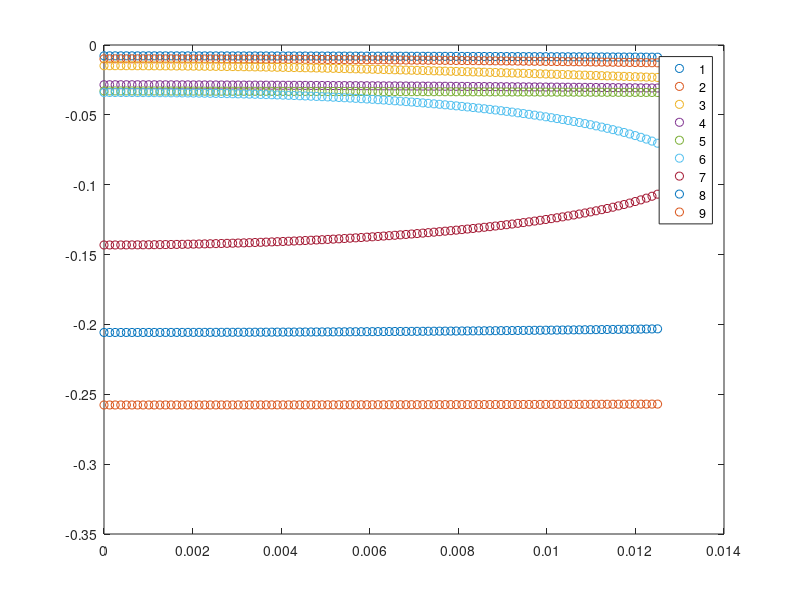
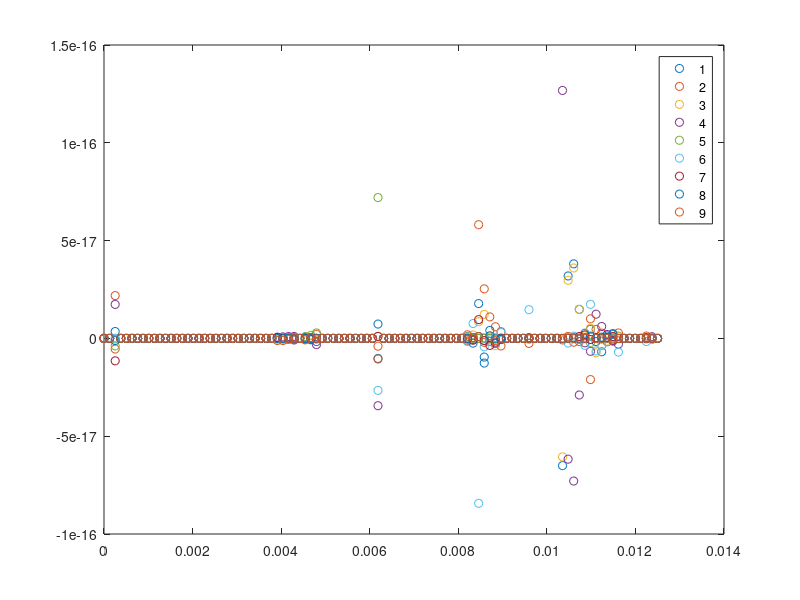

MATLAB code for these plots, in order:
clc
clear
    rint=2.5e-3;
    Aint=1;
    Aend=41;
    Num=5;
    A=linspace(Aint,Aend,Num);
    a=A.*rint;
    h=(Aend-Aint)/(Num-1);
    
    NBB=100;
    BB=linspace(0,5,NBB);%k2域
for op=1:NBB
    B=BB(op);%循环写k2，暂时先放一个数
    
    sc1=deg2rad(20.9);
    sc2=deg2rad(32.76);
    sc=deg2rad(29); %倾角
    charL=0.825e-3;
    beta=0.136;
    g=9.8;

    nu=(2/9)*(charL/beta)*sqrt(g)*(sin(sc)/sqrt(cos(sc)))*((tan(sc2)-tan(sc))/(tan(sc)-tan(sc1)));

    %Gam=0.05877; %Big Gamma
    q0=3.5e-6;%Q/2pi
    uint=2*q0/rint^2;
    
    gammastar=(tan(sc2)-tan(sc))/(tan(sc)-tan(sc1));
    gamma=(beta/charL)*(g*cos(sc))^(1/2);
    %暂时用参数化表达hs与us
    hs=(q0*gammastar./(gamma.*a)).^(2/5);
    us=(gamma/gammastar).*hs.^(3/2);%gammastar是文章里的gamma
    Frlocal=us./(g.*hs.*cos(sc)).^(1/2);
    Hs=hs./rint;
    Us=us./uint;
    
    Res=uint*(rint)^(1/2)/nu;
    Fr=uint/(g*cos(sc)*rint)^(1/2);
    
    eta=(tan(sc2)-tan(sc1))/gammastar;
    %eta=0;
    %G=gammastar.*(Hs.^(3/2))./Us;
    G=gammastar;
    Gamp=(G./((1+G).^2)).*(tan(sc2)-tan(sc1));
    
    % 便捷计算代号
    C=5/4; %Velocity profile shape coeff.
    F=(1/Fr)^2;
    Y=Gamp;%Bed stress coeff.
    R=Res;
    X2=1/cos(sc);
    
    %各项系数
    L1=(Us./h)+(Us./A);
    L2=-Us./h;
    L3=(Hs./h)+(Hs./A);
    L4=-Hs./h;
    L5=1i.*B.*X2.*Hs./A;
    L6=(F/h)-(3/2).*Y.*F./Hs;
    L7=-F/h;
    L8=-(1/(R*h^2)).*(Hs).^(1/2);
    L9=((C/h).*Us+(2./A).*Us+(2/(R*h^2)).*(Hs.^(1/2))+(1/R).*((B.*X2).^2).*(1./A.^2).*Hs.^(1/2)+Gamp.*F./Us);
    %L9=((C/h).*Us+(2/(R*h^2)).*(Hs.^(1/2))+(1/R).*((B.*X2).^2).*(1./A.^2).*Hs.^(1/2)+Gamp.*F./Us);
    L10=-(C/h).*Us-(1/(R*h^2)).*Hs.^(1/2);
    L11=1i.*B.*X2.*Us./A;
    %L11=[0 0 0 0 0];
    L12=1i.*F.*B.*X2./A;
    L13=-(1/(R*h^2)).*Hs.^(1/2);
    L14=(Us./h)+((2/(R*h^2)).*Hs.^(1/2))+(1/R).*((B.*X2).^2).*(1./A.^2).*Hs.^(1/2)+eta.*F./Us;
    L15=-Us./h-(1/(R*h^2)).*Hs.^(1/2);
    
    %初始化特征矩阵
    MAT=zeros((Num-2)*3);
    
    %暂时手填
    MAT(1,1)=L1(1,2);
    MAT(1,2)=L3(1,2);
    MAT(1,3)=L5(1,2);
    
    MAT(2,1)=L6(1,2);
    MAT(2,2)=L9(1,2);
    MAT(2,3)=L11(1,2);
    MAT(2,5)=L8(1,2);
    
    MAT(3,1)=L12(1,2);
    MAT(3,3)=L14(1,2);
    MAT(3,6)=L13(1,2);
    
    MAT(4,1)=L2(1,3);
    MAT(4,2)=L4(1,3);
    MAT(4,4)=L1(1,3);
    MAT(4,5)=L3(1,3);
    MAT(4,6)=L5(1,3);
    
    MAT(5,1)=L7;
    MAT(5,2)=L10(1,3);
    MAT(5,4)=L6(1,3);
    MAT(5,5)=L9(1,3);
    MAT(5,6)=L11(1,3);
    MAT(5,8)=L8(1,3);
    
    MAT(6,3)=L15(1,3);
    MAT(6,4)=L12(1,3);
    MAT(6,6)=L14(1,3);
    MAT(6,9)=L13(1,3);
    
    MAT(7,4)=L2(1,4);
    MAT(7,5)=L4(1,4);
    MAT(7,7)=L1(1,4);
    MAT(7,8)=L3(1,4);
    MAT(7,9)=L5(1,4);
    
    MAT(8,4)=L7;
    MAT(8,5)=L10(1,4);
    MAT(8,7)=L6(1,4);
    MAT(8,8)=L8(1,4)+L9(1,4);
    MAT(8,9)=L11(1,4);
    
    MAT(9,6)=L15(1,4);
    MAT(9,7)=L12(1,4);
    MAT(9,9)=L13(1,4)+L14(1,4);
    
    
    RHS=1i.*eye((Num-2)*3);
    
    [V,D]=eig(MAT,RHS);
    
    REE=diag(D);
    RE=REE.';
    
    WW(1,op)=RE(1,1);
    WW(2,op)=RE(1,2);
    WW(3,op)=RE(1,3);
    WW(4,op)=RE(1,4);
    WW(5,op)=RE(1,5);
    WW(6,op)=RE(1,6);
    WW(7,op)=RE(1,7);
    WW(8,op)=RE(1,8);
    WW(9,op)=RE(1,9);
    
end

% 获取矩阵的大小
[m, n] = size(WW);
% 初始化排序后的复矩阵
SWW = zeros(m, n);
% 逐列排序
for col = 1:n
    % 提取当前列的虚部
    imag_parts = imag(WW(:, col));
    % 获取排序后的索引
    [~, sorted_indices] = sort(imag_parts);
    % 根据排序后的索引重新排列当前列
    SWW(:, col) = WW(sorted_indices, col);
end
figure()
plot(BB.*rint,imag(SWW(9,:)),'o')
hold on
plot(BB.*rint,imag(SWW(8,:)),'o')
hold on
plot(BB.*rint,imag(SWW(7,:)),'o')
hold on
plot(BB.*rint,imag(SWW(6,:)),'o')
hold on
plot(BB.*rint,imag(SWW(5,:)),'o')
hold on
plot(BB.*rint,imag(SWW(4,:)),'o')
hold on
plot(BB.*rint,imag(SWW(3,:)),'o')
hold on
plot(BB.*rint,imag(SWW(2,:)),'o')
hold on
plot(BB.*rint,imag(SWW(1,:)),'o')
hold on
legend('1','2','3','4','5','6','7','8','9')


figure()
plot(BB.*rint,real(SWW(9,:)),'o')
hold on
plot(BB.*rint,real(SWW(8,:)),'o')
hold on
plot(BB.*rint,real(SWW(7,:)),'o')
hold on
plot(BB.*rint,real(SWW(6,:)),'o')
hold on
plot(BB.*rint,real(SWW(5,:)),'o')
hold on
plot(BB.*rint,real(SWW(4,:)),'o')
hold on
plot(BB.*rint,real(SWW(3,:)),'o')
hold on
plot(BB.*rint,real(SWW(2,:)),'o')
hold on
plot(BB.*rint,real(SWW(1,:)),'o')
hold on
legend('1','2','3','4','5','6','7','8','9')
    
% figure()
% plot(BB.*rint,imag(WW(9,:)),'o')
% hold on
% plot(BB.*rint,imag(WW(8,:)),'o')
% hold on
% plot(BB.*rint,imag(WW(7,:)),'o')
% hold on
% plot(BB.*rint,imag(WW(6,:)),'o')
% hold on
% plot(BB.*rint,imag(WW(5,:)),'o')
% hold on
% plot(BB.*rint,imag(WW(4,:)),'o')
% hold on
% plot(BB.*rint,imag(WW(3,:)),'o')
% hold on
% plot(BB.*rint,imag(WW(2,:)),'o')
% hold on
% plot(BB.*rint,imag(WW(1,:)),'o')
% hold on
% legend('1','2','3','4','5','6','7','8','9')
% 
% 
% figure()
% plot(BB.*rint,real(WW(9,:)),'o')
% hold on
% plot(BB.*rint,real(WW(8,:)),'o')
% hold on
% plot(BB.*rint,real(WW(7,:)),'o')
% hold on
% plot(BB.*rint,real(WW(6,:)),'o')
% hold on
% plot(BB.*rint,real(WW(5,:)),'o')
% hold on
% plot(BB.*rint,real(WW(4,:)),'o')
% hold on
% plot(BB.*rint,real(WW(3,:)),'o')
% hold on
% plot(BB.*rint,real(WW(2,:)),'o')
% hold on
% plot(BB.*rint,real(WW(1,:)),'o')
% hold on
% legend('1','2','3','4','5','6','7','8','9')
    
    
    
    
    
    
    